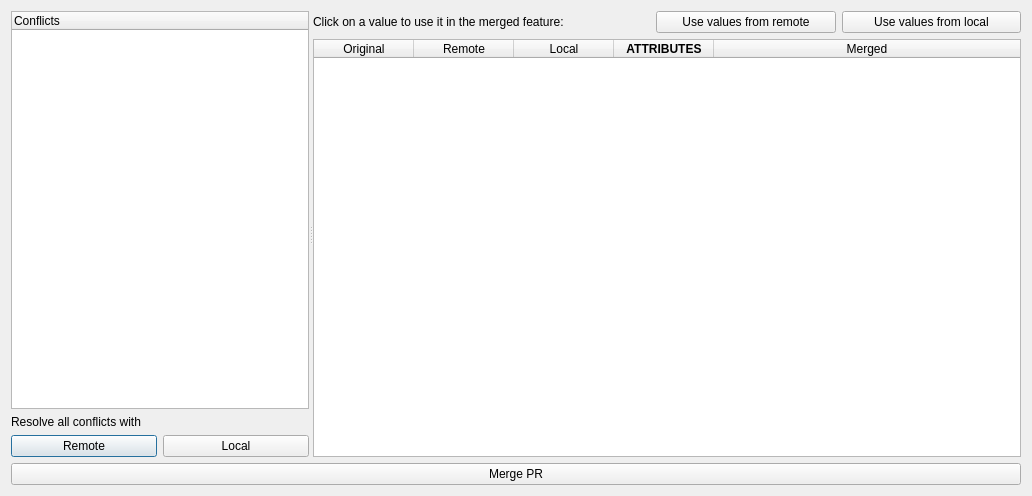
<?xml version="1.0" encoding="UTF-8"?>
<ui version="4.0">
 <class>ConflictDialog</class>
 <widget class="QDialog" name="ConflictDialog">
  <property name="geometry">
   <rect>
    <x>0</x>
    <y>0</y>
    <width>1032</width>
    <height>496</height>
   </rect>
  </property>
  <property name="windowTitle">
   <string>Merge Conflicts</string>
  </property>
  <layout class="QVBoxLayout" name="verticalLayout">
   <item>
    <widget class="QSplitter" name="splitter_2">
     <property name="orientation">
      <enum>Qt::Horizontal</enum>
     </property>
     <widget class="QWidget" name="layoutWidget">
      <layout class="QGridLayout" name="gridLayout_2">
       <item row="0" column="0" colspan="2">
        <widget class="QTreeWidget" name="conflictsTree">
         <property name="alternatingRowColors">
          <bool>true</bool>
         </property>
         <property name="uniformRowHeights">
          <bool>true</bool>
         </property>
         <column>
          <property name="text">
           <string>Conflicts</string>
          </property>
         </column>
        </widget>
       </item>
       <item row="2" column="0">
        <widget class="QPushButton" name="solveAllRemoteButton">
         <property name="text">
          <string>Remote</string>
         </property>
        </widget>
       </item>
       <item row="2" column="1">
        <widget class="QPushButton" name="solveAllLocalButton">
         <property name="text">
          <string>Local</string>
         </property>
        </widget>
       </item>
       <item row="1" column="0" colspan="2">
        <widget class="QLabel" name="label">
         <property name="text">
          <string>Resolve all conflicts with</string>
         </property>
        </widget>
       </item>
      </layout>
     </widget>
     <widget class="QSplitter" name="splitter">
      <property name="orientation">
       <enum>Qt::Vertical</enum>
      </property>
      <widget class="QWidget" name="layoutWidget">
       <layout class="QGridLayout" name="gridLayout" columnstretch="0,0,0,0,0,0">
        <item row="0" column="0">
         <widget class="QLabel" name="label_2">
          <property name="text">
           <string>Click on a value to use it in the merged feature:</string>
          </property>
         </widget>
        </item>
        <item row="0" column="1">
         <spacer name="horizontalSpacer">
          <property name="orientation">
           <enum>Qt::Horizontal</enum>
          </property>
          <property name="sizeType">
           <enum>QSizePolicy::Fixed</enum>
          </property>
          <property name="sizeHint" stdset="0">
           <size>
            <width>80</width>
            <height>20</height>
           </size>
          </property>
         </spacer>
        </item>
        <item row="0" column="2">
         <widget class="QPushButton" name="solveRemoteButton">
          <property name="text">
           <string>Use values from remote</string>
          </property>
         </widget>
        </item>
        <item row="0" column="3">
         <widget class="QPushButton" name="solveLocalButton">
          <property name="text">
           <string>Use values from local</string>
          </property>
         </widget>
        </item>
        <item row="1" column="0" colspan="4">
         <widget class="QTableWidget" name="attributesTable">
          <property name="sortingEnabled">
           <bool>true</bool>
          </property>
          <property name="wordWrap">
           <bool>false</bool>
          </property>
          <attribute name="horizontalHeaderCascadingSectionResizes">
           <bool>true</bool>
          </attribute>
          <attribute name="horizontalHeaderMinimumSectionSize">
           <number>30</number>
          </attribute>
          <attribute name="horizontalHeaderStretchLastSection">
           <bool>true</bool>
          </attribute>
          <attribute name="verticalHeaderVisible">
           <bool>false</bool>
          </attribute>
          <column>
           <property name="text">
            <string>Original</string>
           </property>
          </column>
          <column>
           <property name="text">
            <string>Remote</string>
           </property>
          </column>
          <column>
           <property name="text">
            <string>Local</string>
           </property>
          </column>
          <column>
           <property name="text">
            <string>ATTRIBUTES</string>
           </property>
           <property name="font">
            <font>
             <weight>75</weight>
             <bold>true</bold>
            </font>
           </property>
          </column>
          <column>
           <property name="text">
            <string>Merged</string>
           </property>
          </column>
         </widget>
        </item>
       </layout>
      </widget>
     </widget>
    </widget>
   </item>
   <item>
    <widget class="QPushButton" name="mergePRButton">
     <property name="text">
      <string>Merge PR</string>
     </property>
     <property name="autoDefault">
      <bool>false</bool>
     </property>
    </widget>
   </item>
  </layout>
 </widget>
 <resources/>
 <connections/>
</ui>
